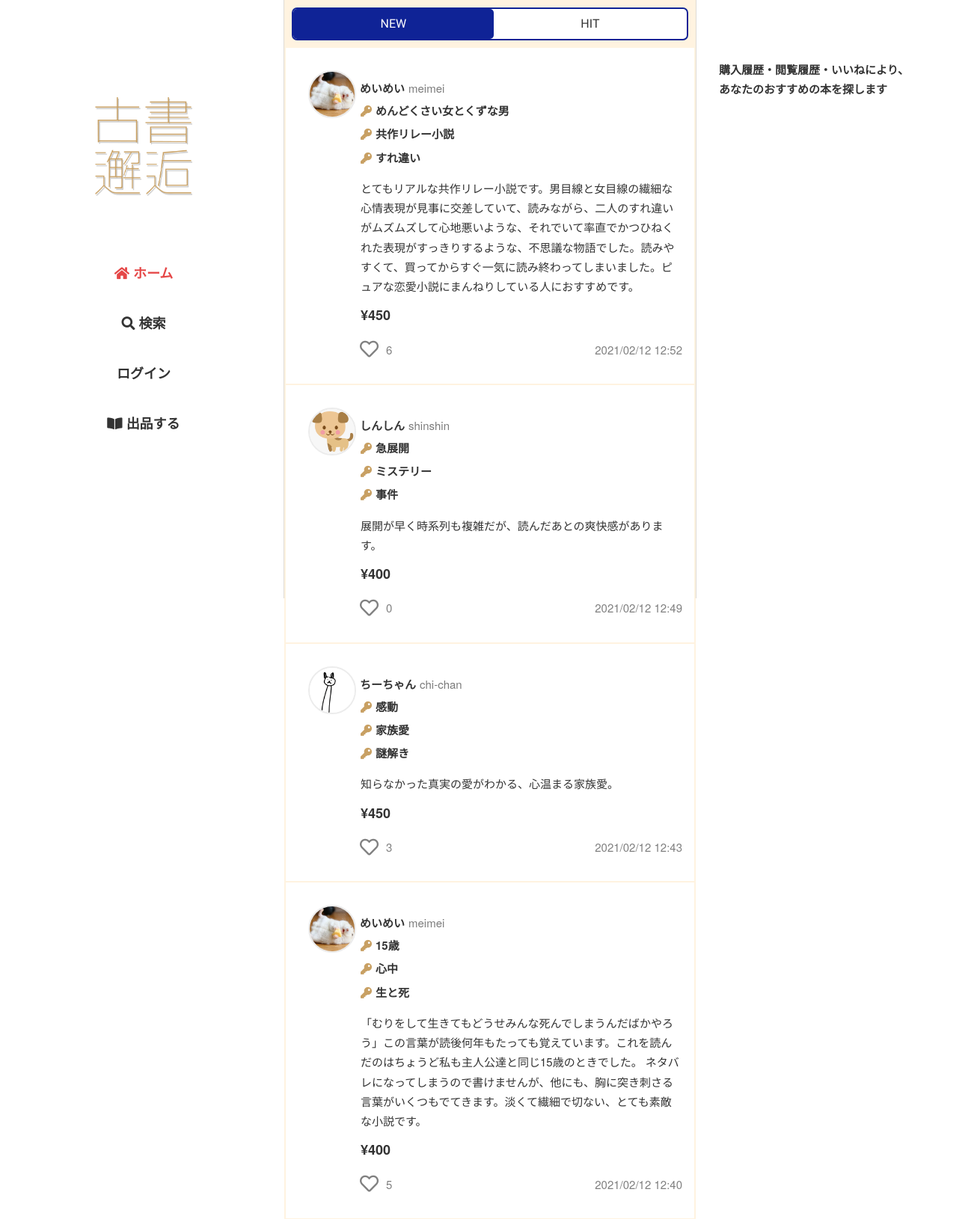
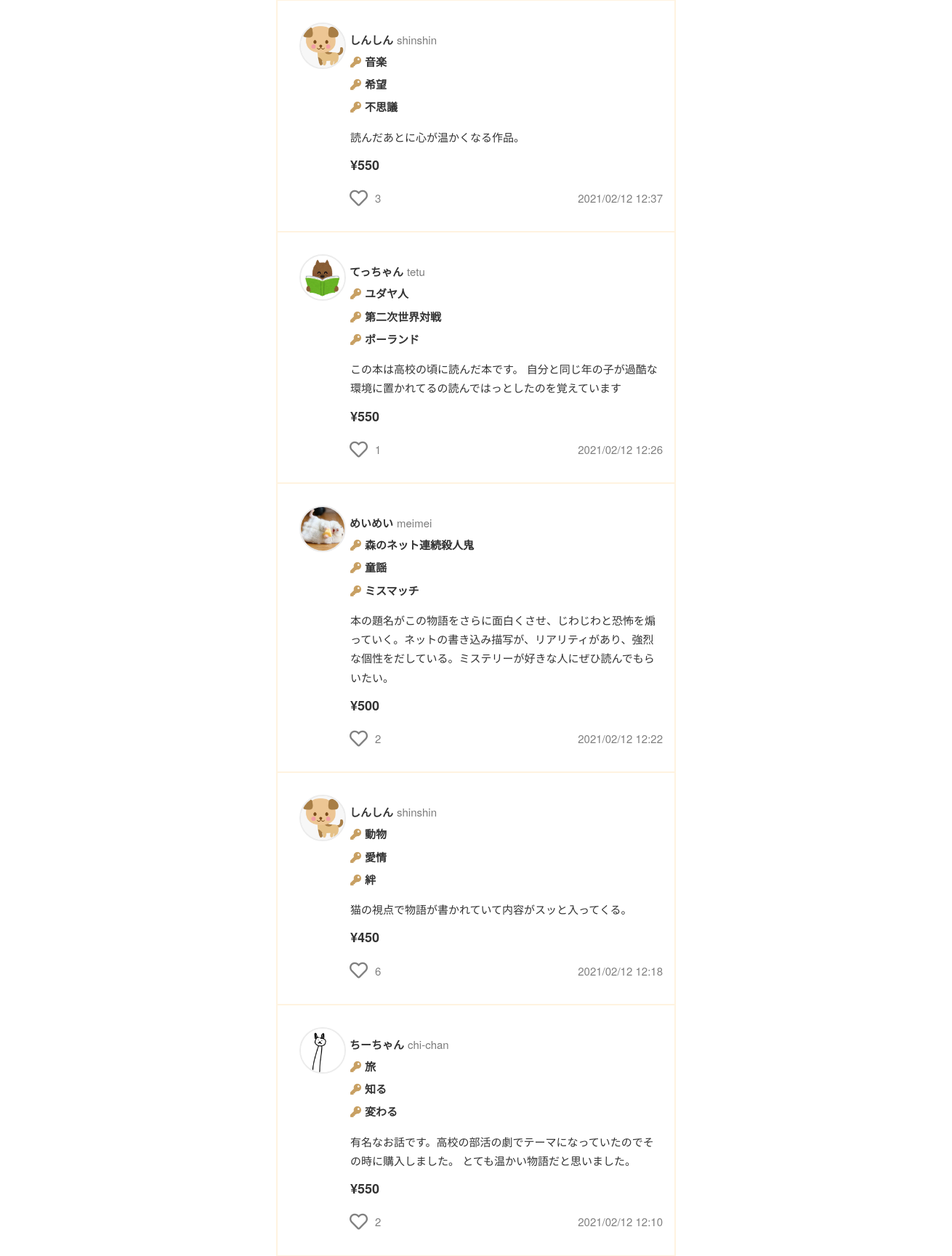
The page / (upper part) on the database its author committed (2 pictures, top to bottom).
### flmapp/models/trade.py (models this page shows, shortened)
class Sell(db.Model):
    __tablename__ = 'Sell'
    __table_args__ = (CheckConstraint('update_at >= create_at'),)
    Sell_id = db.Column(db.Integer, primary_key=True)
    User_id = db.Column(db.Integer, db.ForeignKey('User.User_id'), nullable=False)
    sell_title = db.Column(db.String(255), nullable=False)
    key1 = db.Column(db.String(255), nullable=False)
    key2 = db.Column(db.String(255), nullable=False)
    key3 = db.Column(db.String(255), nullable=False)
    sell_comment = db.Column(db.Text, nullable=False)
    price = db.Column(db.Integer, nullable=False)
    item_picture_path = db.Column(db.Text, default='default.png', nullable=False)
    genre = db.Column(EnumType(enum_class=Genre), nullable=False)
    item_state = db.Column(EnumType(enum_class=Item_state), nullable=False)
    postage = db.Column(EnumType(enum_class=Postage), nullable=False)
    send_way = db.Column(EnumType(enum_class=Send_way), nullable=False)
    consignor = db.Column(db.String(64), nullable=False)
    schedule = db.Column(EnumType(enum_class=Schedule), nullable=False)
    remarks = db.Column(db.Text)
    deal_status = db.Column(EnumType(enum_class=Deal_status),default=Deal_status(1), nullable=False)
    sell_flg = db.Column(db.Boolean,default=True, nullable=False)
    is_active = db.Column(db.Boolean,default=True, nullable=False)
    has_sent = db.Column(db.Boolean,default=False, nullable=False)
    has_got = db.Column(db.Boolean,default=False, nullable=False)
    create_at = db.Column(db.DateTime,default=datetime.now, nullable=False)
    update_at = db.Column(db.DateTime,default=datetime.now, nullable=False)
    user = db.relationship('User', backref='sell', lazy='joined', uselist=False)
    @classmethod
    def select_new_sell(cls):
        return cls.query.filter_by(
            sell_flg = True, is_active = True
        ).order_by(desc(cls.create_at)).all()

### flmapp/models/user.py (models this page shows, shortened)
class User(UserMixin, db.Model):
    __tablename__ = 'User'
    __table_args__ = (CheckConstraint('update_at >= create_at'),)
    User_id = db.Column(db.Integer, primary_key=True)
    user_code = db.Column(db.String(64), unique=True, index=True, nullable=False)
    username = db.Column(db.String(64), index=True, nullable=False)
    email = db.Column(db.String(64), unique=True, index=True, nullable=False)
    password_hash = db.Column(db.String(128), nullable=False)
    picture_path = db.Column(db.Text, default='default.jpeg', nullable=False)
    prof_comment = db.Column(db.Text)
    default_ShippingAddress_id = db.Column(db.Integer, db.ForeignKey('ShippingAddress.ShippingAddress_id'))
    default_pay_way = db.Column(db.Integer, default=1, nullable=False)
    default_Credit_id = db.Column(db.Integer, db.ForeignKey('Credit.Credit_id'))
    is_active = db.Column(db.Boolean, default=True, nullable=True)
    create_at = db.Column(db.DateTime, default=datetime.now, nullable=False)
    update_at = db.Column(db.DateTime, default=datetime.now, nullable=False)
    @property
    def password(self):
        raise AttributeError('パスワードは読み取り可能な属性ではありません。')

### flmapp/views/route.py (the view)
@bp.route('/')
def home():
    session.pop('pay_way', None)
    session.pop('Credit_id', None)
    session.pop('ShippingAddress_id', None)
    items = Sell.select_new_sell()
    r_item_list = []
    r_user_list = []
    if current_user.is_authenticated:
        r_item_list,r_user_list = recommend(current_user.User_id)
    liked_list = []
    if current_user.is_authenticated:
        for item in items:
            liked = Likes.liked_exists(item.Sell_id)
            if liked:
                liked_list.append(item.Sell_id)
    return render_template(
        'home.html',
        items=items,
        liked_list=liked_list,
        r_item_list=r_item_list,
        r_user_list=r_user_list
    )

### flmapp/models/enum_conf.py (called while the page is built)
    def process_result_value(self, value, dialect):
        if value is not None:
            if not isinstance(value, int):
                raise TypeError("value should have int type")
            return self.enum_class(value)

### flmapp/models/reaction.py (called while the page is built)
    @classmethod
    def select_likes_by_sell_id(cls, Sell_id):
        return cls.query.filter_by(Sell_id=Sell_id).all()

### flmapp/views/route.py (called while the page is built)
@bp.context_processor
def likes_count_processor():
    def likes_count(sell_id):
        all_likes = Likes.select_likes_by_sell_id(sell_id)
        return len(all_likes)
    return dict(likes_count=likes_count)

### flmapp/templates/home.html (shortened to what this page needs)
{% extends "base02.html" %}
{%block head %}
<link rel="stylesheet" href="{{ url_for('static', filename='css/home.css')}}">
{% endblock%}
{% block content %}
<div class="home-tab">
    <a href="{{url_for('route.home')}}">NEW</a>
    <a href="{{url_for('route.hit')}}">HIT</a>
</div>
{% for item in items %}
    <article class="item-wrap">
        <a href="{{url_for('item.itemdata', item_id=item.Sell_id)}}">
            <object><a class="u-box" href="{{url_for('user.userdata', user_code=item.user.user_code)}}">
                <img class="u-icon" src="{{url_for('static', filename='user_image/' + item.user.picture_path)}}">
                <p class="u-name">{{ item.user.username }}</p>
                <p class="u-code">{{ item.user.user_code }}</p>
            </a></object>
            <div class="i-content-area">
                <div class="k-s-box">
                    <div class="i-key">
                        <p><i class="fas fa-key"></i>{{ item.key1 }}</p>
                        <p><i class="fas fa-key"></i>{{ item.key2 }}</p>
                        <p><i class="fas fa-key"></i>{{ item.key3 }}</p>
                    </div>
                </div>
                <div class="i-comm"><p>{{ item.sell_comment }}</p></div>
            </div>
            <p><span class="i-price">¥{{ item.price }}</span></p>
            <div class="i-fotter">
                {% include "like.html" %}
                <p>{{ item.create_at.strftime('%Y/%m/%d %H:%M') }}</p>
            </div>
        </a>
    </article>
{% endfor %}
{% endblock %}
{% block content2 %}
{% if not r_item_list %}
    <p class="looling-f">購入履歴・閲覧履歴・いいねにより、<br>あなたのおすすめの本を探します</p>
{% endif %}
{% endblock %}

### flmapp/templates/like.html (shortened to what this page needs)
<div class="like-wrap">
    <form method="POST" action="{{url_for('ajax.like_ajax')}}">
        {% if item.Sell_id in liked_list %}
            <button id="like" name="like-{{ item.Sell_id }}"><i class="fas fa-lg fa-heart like-btn"></i></button>
        {% else %}
            <button id="like" name="like-{{ item.Sell_id }}"><i class="far fa-lg fa-heart unlike-btn"></i></button>
        {% endif %}
    </form>
    <p name="{{ item.Sell_id }}-likecount" class="count">{{ likes_count(item.Sell_id) }}</p>
</div>

### flmapp/static/css/sanitize.css (style rules this page uses)
article, aside, details, figcaption, figure, footer, header, main, menu, nav, section, summary { display: block; }
html { box-sizing: border-box; cursor: default; font-family: sans-serif; line-height: 1.5; -ms-text-size-adjust: 100%; -webkit-text-size-adjust: 100%; }
body { margin: 0; }
audio, canvas, iframe, img, svg, video { vertical-align: middle; }
img { border-style: none; }
a { background-color: transparent; -webkit-text-decoration-skip: objects; }
button, input { overflow: visible; }
button, select { text-transform: none; }
button, html [type="button"], [type="reset"], [type="submit"] { -webkit-appearance: button; }
a, area, button, input, label, select, textarea, [tabindex] { -ms-touch-action: manipulation; touch-action: manipulation; }

### flmapp/static/css/global.css (style rules this page uses)
* { margin: 0; padding: 0; outline: none; }
html { font-size: 62.5%; }
body { background-color: #FFF; color : #333333; font-family: "Helvetica Neue", Arial, "Hiragino Kaku Gothic ProN", "Hiragino Sans", Meiryo, sans-serif; }
p { margin: 0; font-size: 1.5rem; line-height: 1.75; }
a { color: #333333; text-decoration: none; display: inline-block; transition: color 0.5s; }

### flmapp/static/css/kosho-flame.css (style rules this page uses)
button { margin: 0 20px; border: none; }

### flmapp/static/css/common2.css (style rules this page uses)
.u-icon { width: 50px; height: 50px; border-radius: 50%; border: 2px solid #ececec; }
.looling-f { margin-top: 80px; font-weight: bold; text-align: left; }

### flmapp/static/css/like.css (style rules this page uses)
.like-wrap { display: flex; align-items: center; }
.like-wrap button { background-color: transparent; border: none; cursor: pointer; outline: none; padding: 0; appearance: none; }
.like-wrap button i { display: flex; justify-content: center; align-items: center; }
.like-wrap p { color: #808080; margin-left: -10px; }
.unlike-btn { width: 25px; height: 30px; font-size: 25px; color: #808080; margin-left: 20px; }

### flmapp/static/css/item.css (style rules this page uses)
.item-wrap { background-color: #ffffff; margin: 2px; padding: 30px; }
.item-wrap p { font-size: 1.5rem; }
.u-box { display: flex; align-items: flex-start; }
.u-box p { margin-top: 11px; margin-left: 5px; }
.u-name { font-weight: bold; }
.u-code { color: #7b7b7b; }
.u-box .u-icon { width: 60px; height: 60px; }
.i-content-area { margin-top: -23px; margin-left: 70px; }
.i-key { font-size: 1.5rem; font-weight: bold; }
.i-key p { margin-bottom: 5px; }
.i-key i { margin-right: 5px; }
.i-key .fa-key { color: #C8A063; }
.i-comm { margin: 10px 0px; }
.i-price { margin-left: 70px; font-size: 1.8rem; font-weight: bold; }
.i-fotter { width: 500px; display: flex; align-items: center; justify-content: space-between; margin-top: 15px; }
.like-wrap button i { margin-left: 49px;; }
.i-fotter p { color: #808080; }
.k-s-box { display: flex; justify-content: space-between; }

### flmapp/static/css/home.css (style rules this page uses)
.home-tab { text-align: center; margin: 10px; border-radius: 7px; border: solid 2px #0f2396; background-color: #ffffff; display: flex; justify-content: space-around; }
.home-tab a { font-family: 'Raleway', sans-serif; font-size: 1.6rem; flex-grow: 1; padding: 8px; }
.home-tab a { transition: 0.5s; }
.current { color: #ffffff; background-color: #0f2396; border-radius: 5px; }

### rows shown on the page
Sell: picture_path (picture), user.username "めいめい", user.user_code "meimei", key1 "めんどくさい女とくずな男", key2 "共作リレー小説", key3 "すれ違い", sell_comment "とてもリアルな共作リレー小説です。男目線と女目線の繊細な心情表現が見事に交差していて、読みながら、二人のすれ違いがムズムズして心地悪いような、それでいて率直でかつひねくれた表現がすっきりするような、不思議な物語でした。読みやすくて、買ってからすぐ一気に読み終わってしまいました。ピュアな恋愛小説にまんねりしている人におすすめです。", price "450", likes_count "6", create_at "2021/02/12 12:52"
Sell: picture_path (picture), user.username "しんしん", user.user_code "shinshin", key1 "急展開", key2 "ミステリー", key3 "事件", sell_comment "展開が早く時系列も複雑だが、読んだあとの爽快感があります。", price "400", likes_count "0", create_at "2021/02/12 12:49"
Sell: picture_path (picture), user.username "ちーちゃん", user.user_code "chi-chan", key1 "感動", key2 "家族愛", key3 "謎解き", sell_comment "知らなかった真実の愛がわかる、心温まる家族愛。", price "450", send_way "3", create_at "2021/02/12 12:43"
Sell: picture_path (picture), user.username "めいめい", user.user_code "meimei", key1 "15歳", key2 "心中", key3 "生と死", sell_comment "「むりをして生きてもどうせみんな死んでしまうんだばかやろう」この言葉が読後何年もたっても覚えています。これを読んだのはちょうど私も主人公達と同じ15歳のときでした。 ネタバレになってしまうので書けませんが、他にも、胸に突き刺さる言葉がいくつもでてきます。淡くて繊細で切ない、とても素敵な小説です。", price "400", likes_count "5", create_at "2021/02/12 12:40"
Sell: picture_path (picture), user.username "しんしん", user.user_code "shinshin", key1 "音楽", key2 "希望", key3 "不思議", sell_comment "読んだあとに心が温かくなる作品。", price "550", likes_count "3", create_at "2021/02/12 12:37"
Sell: picture_path (picture), user.username "てっちゃん", user.user_code "tetu", key1 "ユダヤ人", key2 "第二次世界対戦", key3 "ポーランド", sell_comment "この本は高校の頃に読んだ本です。 自分と同じ年の子が過酷な環境に置かれてるの読んではっとしたのを覚えています", price "550", likes_count "1", create_at "2021/02/12 12:26"
Sell: picture_path (picture), user.username "めいめい", user.user_code "meimei", key1 "森のネット連続殺人鬼", key2 "童謡", key3 "ミスマッチ", sell_comment "本の題名がこの物語をさらに面白くさせ、じわじわと恐怖を煽っていく。ネットの書き込み描写が、リアリティがあり、強烈な個性をだしている。ミステリーが好きな人にぜひ読んでもらいたい。", price "500", likes_count "2", create_at "2021/02/12 12:22"
Sell: picture_path (picture), user.username "しんしん", user.user_code "shinshin", key1 "動物", key2 "愛情", key3 "絆", sell_comment "猫の視点で物語が書かれていて内容がスッと入ってくる。", price "450", likes_count "6", create_at "2021/02/12 12:18"
Sell: picture_path (picture), user.username "ちーちゃん", user.user_code "chi-chan", key1 "旅", key2 "知る", key3 "変わる", sell_comment "有名なお話です。高校の部活の劇でテーマになっていたのでその時に購入しました。 とても温かい物語だと思いました。", price "550", likes_count "2", create_at "2021/02/12 12:10"
